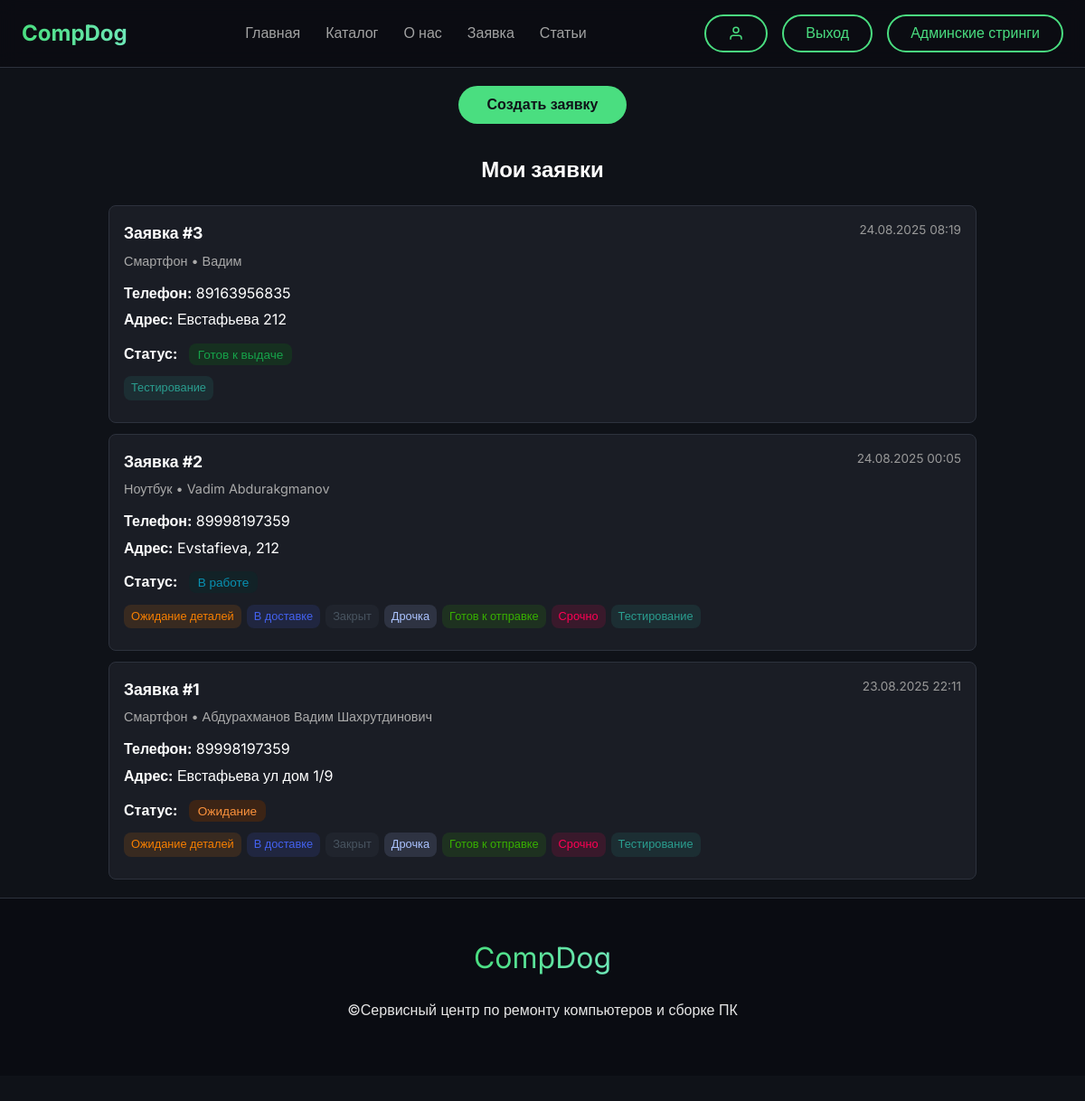
The page /request/ (signed in) on the database as committed earlier.
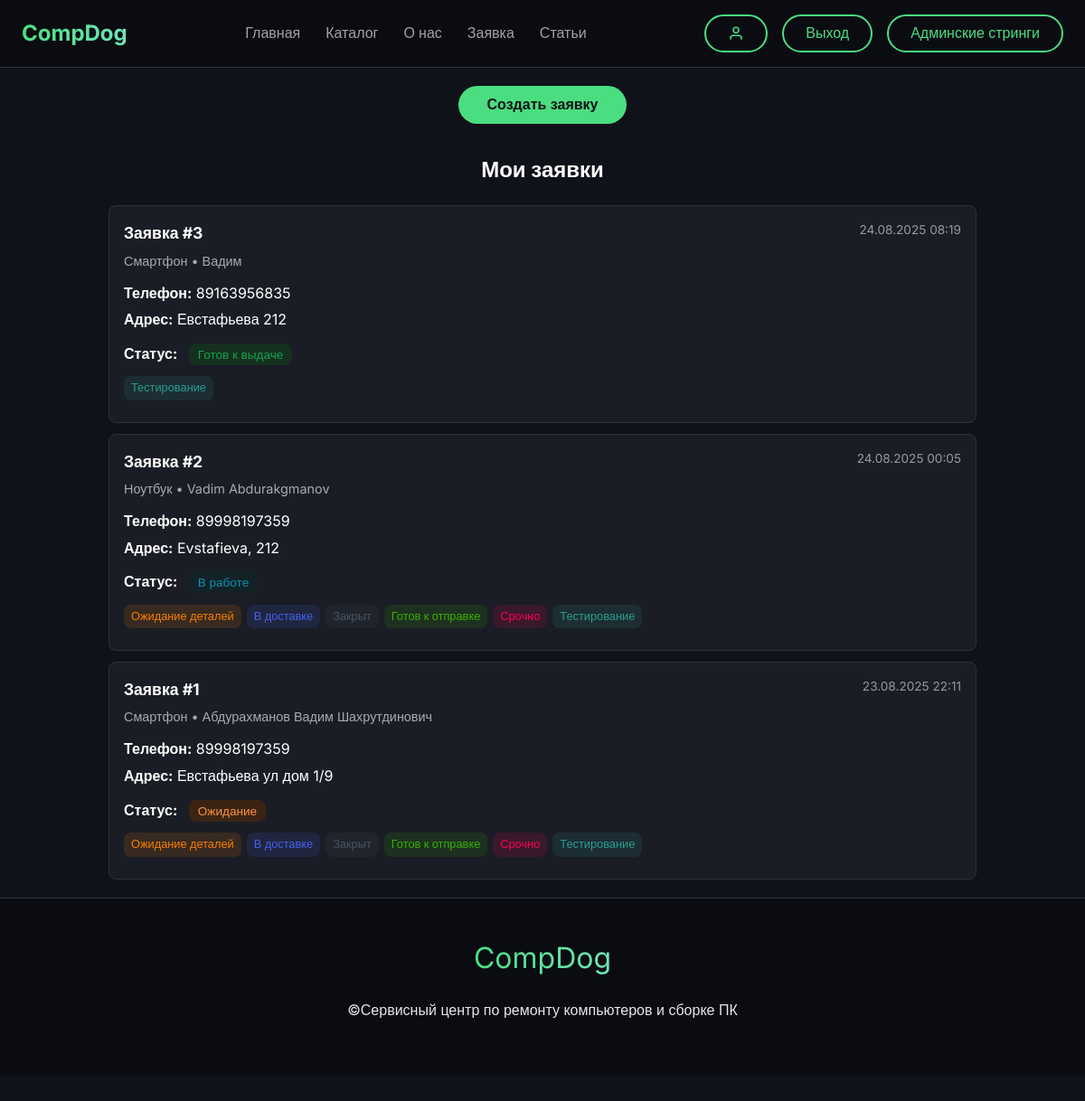
The same page on the database as committed later.
### ServiceRequest/models.py (models this page shows, shortened)
class ServiceRequest(models.Model):
    created_by = models.ForeignKey(
        settings.AUTH_USER_MODEL,
        on_delete=models.CASCADE,
        related_name='service_requests',
        verbose_name="Пользователь, создавший заявку"
    )
    CUSTOMER_TYPE_CHOICES = [
        ('individual', 'Физическое лицо'),
        ('legal_entity', 'Юридическое лицо'),
    ]
    customer_type = models.CharField(
        max_length=20,
        choices=CUSTOMER_TYPE_CHOICES,
        default='individual',
        verbose_name="Тип заказчика"
    )
    full_name = models.CharField(max_length=300, verbose_name="ФИО заказчика")
    organization_name = models.CharField(
        max_length=255,
        blank=True,
        null=True,
        verbose_name="Название организации"
    )
    inn = models.CharField(
        max_length=12,
        blank=True,
        null=True,
        verbose_name="ИНН",
        validators=[
            RegexValidator(
                regex=r'^\d{10,12}$',
                message="ИНН должен содержать 10 (юр. лицо) или 12 (физ. лицо) цифр."
            )
        ]
    )
    phone_number = models.CharField(
        max_length=20,
        verbose_name="Номер заказчика"
    )
    address = models.TextField(verbose_name="Адрес заказчика")
    external_links = models.TextField(
        blank=True,
        null=True,
        help_text="Ссылки на чаты, профили в мессенджерах и т.п.",
        verbose_name="Внешние источники связи"
    )
    email = models.EmailField(
        verbose_name="Email",
        help_text="Подтягивается из аккаунта пользователя"
    )
    DEVICE_TYPE_CHOICES = [
        ('smartphone', 'Смартфон'),
        ('laptop', 'Ноутбук'),
        ('tablet', 'Планшет'),
        ('desktop', 'Системный блок'),
        ('monitor', 'Монитор'),
        ('printer', 'Принтер'),
        ('tv', 'Телевизор'),
        ('smartwatch', 'Умные часы'),
        ('other', 'Другое'),
    ]
    device_type = models.CharField(
        max_length=20,
        choices=DEVICE_TYPE_CHOICES,
        verbose_name="Тип устройства"
    )
    issues = models.ManyToManyField(
        IssueOption,
        verbose_name="Симптомы неисправности"
    )
    issues_other = models.TextField(
        blank=True,
        null=True,
        verbose_name="Другие симптомы",
        help_text="Укажите, если выбрано 'Другое'"
    )
    description = models.TextField(
        blank=True,
        null=True,
        verbose_name="Дополнительное описание проблемы"
    )
    tags = models.ManyToManyField(
        Tag,
        blank=True,
        verbose_name="Теги",
        help_text="Выберите один или несколько тегов"
    )
    STATUS_CHOICES = [
        ('waiting', 'Ожидание'),
        ('working', 'В работе'),
        ('finish', 'Готов к выдаче'),
    ]
    status = models.CharField(
        max_length=20,
        choices=STATUS_CHOICES,
        verbose_name='Статус',
        default='waiting',
    )
    created_at = models.DateTimeField(auto_now_add=True, verbose_name="Дата создания")
    updated_at = models.DateTimeField(auto_now=True, verbose_name="Последнее обновление")
    class Meta:
        verbose_name = "Заявка в сервисный центр"
        verbose_name_plural = "Заявки в сервисный центр"
        ordering = ['-created_at']

class Tag(models.Model):
    code = models.CharField(
        max_length=50,
        unique=True,
        verbose_name="Код тега"
    )
    name = models.CharField(max_length=100, verbose_name="Название тега")
    color = models.CharField(
        max_length=7,  # формат #RRGGBB
        default='#333333',
        verbose_name="Цвет тега",
        help_text="Выберите цвет в формате HEX, например: #007bff"
    )
    class Meta:
        verbose_name = "Тег"
        verbose_name_plural = "Теги"

### ServiceRequest/views.py (the view, shortened to what this page needs)
# urls.py: path('request/', ServiceRequest_views.create_service_request, name='request'),
@login_required
def create_service_request(request):
    issue_choices = IssueOption.objects.all()
    all_tags = Tag.objects.all()
    user_requests = ServiceRequest.objects.filter(created_by=request.user).order_by('-created_at')
    return render(request, 'request/request.html', {
        'issue_choices': issue_choices,
        'device_choices': ServiceRequest.DEVICE_TYPE_CHOICES,
        'all_tags': all_tags,
        'user_requests': user_requests,
    })

### templates/request/request.html (shortened to what this page needs)
{% extends 'base/header.html' %}
{% load static %}
{% block content %}
<div class="container-main">
    <div class="create-request-section">
        <button class="btn btn-primary btn-large" onclick="openModal()">
            Создать заявку
        </button>
    </div>
    <div class="requests-section">
        <h3 class="section-title">Мои заявки</h3>
        {% if user_requests %}
            <div class="requests-grid">
                {% for req in user_requests %}
                    <div class="request-card">
                        <div class="request-header">
                            <div class="request-info">
                                <strong class="request-number">Заявка #{{ req.id }}</strong>
                                <p class="request-meta">{{ req.get_device_type_display }} • {{ req.full_name }}</p>
                            </div>
                            <div class="request-date">{{ req.created_at|date:"d.m.Y H:i" }}</div>
                        </div>
                        <div class="request-details">
                            <p><strong>Телефон:</strong> {{ req.phone_number }}</p>
                            <p><strong>Адрес:</strong> {{ req.address|truncatechars:60 }}</p>
                        </div>
                        <div class="request-status">
                            <strong>Статус:</strong>
                            <span class="status-badge status-{{ req.status }}">
                                {{ req.get_status_display }}
                            </span>
                        </div>
                        {% if req.tags.all %}
                            <div class="request-tags">
                                {% for tag in req.tags.all %}
                                    {% if tag.name != "Проблема" %}
                                        <span class="tag" style="color: {{ tag.color }}; background-color: {{ tag.color }}22;">
                                            {{ tag.name }}
                                        </span>
                                    {% endif %}
                                {% endfor %}
                            </div>
                        {% endif %}
                    </div>
                {% endfor %}
            </div>
        {% else %}
            <p class="no-requests">У вас пока нет заявок.</p>
        {% endif %}
    </div>
</div>
{% endblock %}

Rows that differ between the two databases and show on the page:
changed ServiceRequest "Evstafieva, 212": loses Tag (name "Дрочка")
changed ServiceRequest "Евстафьева ул дом 1/9": loses Tag (name "Дрочка")
